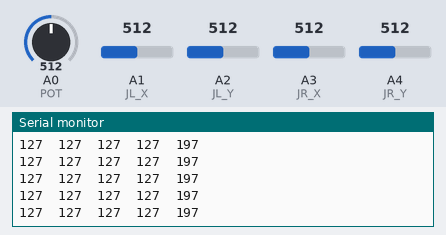
Bench run of a sketch on a simulated Arduino Uno, built with avr-gcc and run on an emulated ATmega328P. Parts: the last lines printed to the serial monitor. Inputs (shaded band) come from the test bench; at power-on: A1 (JL_X) = 512, A0 (POT) = 512, A2 (JL_Y) = 512, A3 (JR_X) = 512, A4 (JR_Y) = 512. No radio packets arrive unless stated.

Above: at 5.7 s.
5.8 s: A1 (JL_X) set to 44
At 5.81 s:
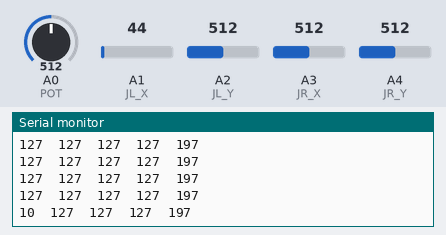
8.8 s: A1 (JL_X) set to 37
At 8.8 s:
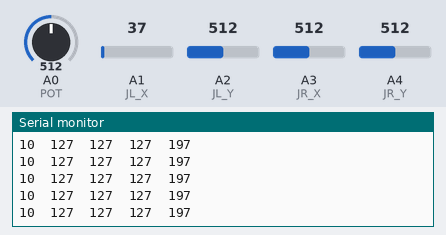
Timing chart, 0 to 11.8 s (numbered marks = the images above; inputs shaded):
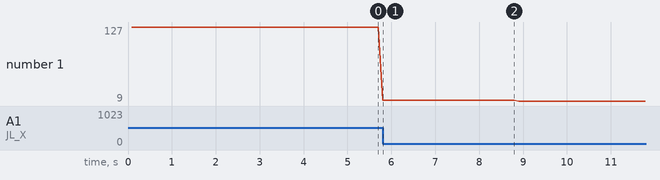

The sketch:

RF_TEST.ino
```cpp
#include <SPI.h>
#include <nRF24L01.h>
#include <RF24.h>

// Pin assignments
const int JL_X = A1;  // Left joystick X-axis
const int JL_Y = A2;  // Left joystick Y-axis
const int JR_X = A3;  // Right joystick X-axis
const int JR_Y = A4;  // Right joystick Y-axis
const int POT = A0;   // Potentiometer

// Variables to store readings
int jl_x_val, jl_y_val, jr_x_val, jr_y_val, pot_val;

// RF24 radio setup
RF24 radio(9, 8); // CE, CSN pins
const byte address[6] = "00001";

// Data structure to send
struct DataPacket {
  byte jl_x;
  byte jl_y;
  byte jr_x;
  byte jr_y;
  byte pot;
} data;

void setup() {
  // Initialize serial communication
  Serial.begin(9600);

  // Initialize radio
  radio.begin();
  radio.openWritingPipe(address);
  radio.setPALevel(RF24_PA_MIN);
  radio.stopListening();

  // Print header
  Serial.println("Transmitting Joystick & Potentiometer Values:");
  Serial.println("JL_X\tJL_Y\tJR_X\tJR_Y\tPOT");
}

void loop() {
  // Read all analog inputs
  jl_x_val = analogRead(JL_X);
  jl_y_val = analogRead(JL_Y);
  jr_x_val = analogRead(JR_X);
  jr_y_val = analogRead(JR_Y);
  pot_val = map(analogRead(POT), 0, 662, 0, 255);

  // Map values to byte range (0-255)
  data.jl_x = map(jl_x_val, 0, 1023, 0, 255);
  data.jl_y = map(jl_y_val, 0, 1023, 0, 255);
  data.jr_x = map(jr_x_val, 0, 1023, 0, 255);
  data.jr_y = map(jr_y_val, 0, 1023, 0, 255);
  data.pot = pot_val;

  // Send data
  radio.write(&data, sizeof(DataPacket));

  // Print values in a tab-separated format
  Serial.print(data.jl_x);
  Serial.print("\t");
  Serial.print(data.jl_y);
  Serial.print("\t");
  Serial.print(data.jr_x);
  Serial.print("\t");
  Serial.print(data.jr_y);
  Serial.print("\t");
  Serial.println(data.pot);

  // Small delay
  delay(100);
}
```

Measured:
- after the input at 5.8 s, the serial monitor: prints a new line at once (image 1)
- plotted number 1: 127 → 10 after the input at 5.8 s, 10 → 9 after the input at 8.8 s
